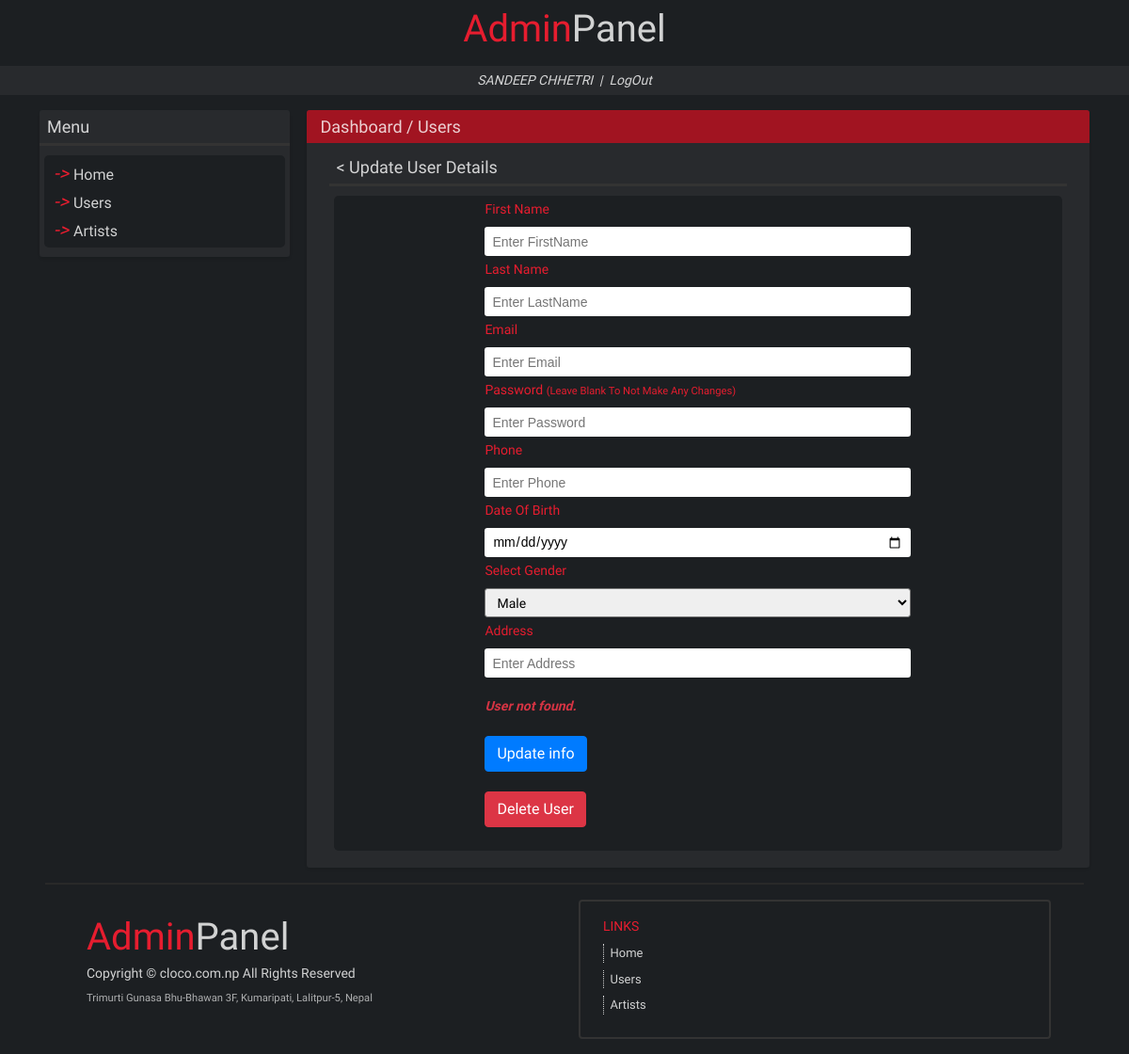
Page /dashboard/users/modifyuser/4/ (signed in) on the earlier database version.
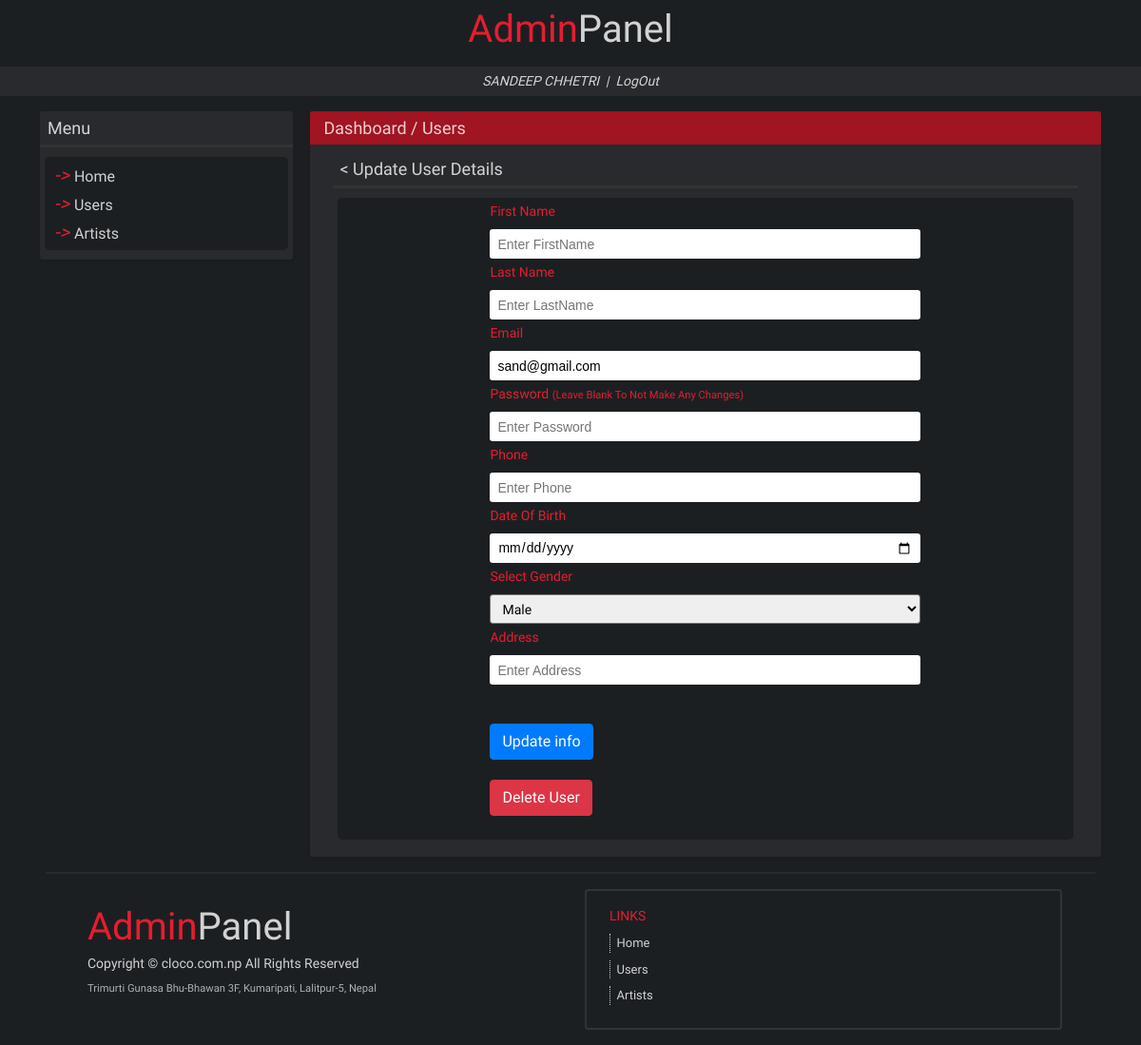
Same page on the later database version.
### accounts/models.py (models this page shows)
class User(AbstractUser):
    GENDER_CHOICES = (
        ('M', 'Male'),
        ('F', 'Female'),
        ('O', 'Other'),
    )
    username = None
    first_name = models.CharField(max_length=20)
    last_name = models.CharField(max_length=20)
    email = models.EmailField(unique=True)
    password = models.CharField(max_length=40)
    phone = models.CharField(max_length=20, unique=True)
    dob = models.DateField(null=True, blank=True)
    gender = models.CharField(max_length=1, choices=GENDER_CHOICES)
    address = models.CharField(max_length=50)
    created_at = models.DateTimeField(auto_now_add=True)
    updated_at = models.DateTimeField(auto_now=True)
    USERNAME_FIELD = 'email'
    REQUIRED_FIELDS = ['phone']
    objects = UserManager()

### musicRecord/usersViews.py (the view)
# urls.py: path('users/modifyuser/<int:pk>/', usersViews.update_user),
def update_user(request, pk=None):
    if not request.user.is_authenticated:
        return redirect('/')
    else:
        if request.method == 'POST':
            try:
                try:
                    page = request.POST.get('page').strip()
                except:
                    page = None
                try:
                    delete = request.POST.get('delete').strip()
                    if delete == 'yes':
                        pk = request.POST.get('pk').strip()
                        user = User.objects.get(pk=int(pk))
                        user.delete()
                        request.session['success'] = 'User deleted successfully.'
                        return redirect('/dashboard/users/modifyuser/')
                except:
                    pass
                pk = request.POST.get('pk').strip()
                print(pk)
                first_name = request.POST.get('first_name').strip()
                last_name = request.POST.get('last_name').strip()
                email = request.POST.get('email').strip()
                password = request.POST.get('password').strip()
                phone = request.POST.get('phone').strip()
                dob = request.POST.get('dob').strip()
                gender = request.POST.get('gender').strip()
                address = request.POST.get('address').strip()
                fields = [first_name, last_name, email, password, phone, dob, gender, address, pk]
                if len(password) < 6 and password != '':
                    return render(request, 'users/updateuser.html',{'user_name':user_name(request), 'error':'Password should be at least 6 characters.', 'page': page, 'fields':fields})
                if list(User.objects.filter(email=email)) != []:
                    if User.objects.filter(email=email)[0].id != int(pk):
                        return render(request, 'users/updateuser.html',{'user_name':user_name(request), 'error':'Email already exists.', 'page': page, 'fields':fields})
                if len(phone) == 0:
                    return render(request, 'users/updateuser.html', {'user_name':user_name(request), 'error':'Phone number cannot be empty.', 'page': page, 'fields':fields})
                if list(User.objects.filter(phone=phone)) != []:
                    if User.objects.filter(phone=phone)[0].id != int(pk):
                        return render(request, 'users/updateuser.html',{'user_name':user_name(request), 'error':'Phone number already exists.', 'page': page, 'fields':fields})
                try:
                    dob = datetime.strptime(dob, '%Y-%m-%d').date()
                    if dob > datetime.now().date():
                        return render(request, 'users/updateuser.html', {'user_name':user_name(request), 'error':'Enter correct date of birth.', 'page': page, 'fields':fields})
                except:
                    return render(request, 'users/updateuser.html', {'user_name':user_name(request), 'error':'Enter correct date of birth.', 'page': page, 'fields':fields})
                user = User.objects.get(pk=int(pk))
                user.email = email
                if password != '':
                    user.set_password(password)
                user.phone = phone
                user.first_name = first_name
                user.last_name = last_name
                user.dob = dob
                user.gender = gender
                user.address = address
                user.save()
                return render(request, 'users/updateuser.html',{'user_name':user_name(request), 'success':'Info Updated Successfully.','page': page, 'fields': fields})
            except:
                page = None
                fields = None
                return render(request, 'users/updateuser.html',{'user_name':user_name(request), 'error':'User not found.','page': page, 'fields': fields})
        else:
            error = ''
            try:
                user = User.objects.get(pk = pk)
                fields = [user.first_name, user.last_name, user.email, '', user.phone, str(user.dob), user.gender, user.address, user.id]
            except:
                user = None
                fields = None
                error = 'User not found.'
            try:
                page = request.GET.get('page')
            except:
                page = None
            return render(request, 'users/updateuser.html', {'user_name':user_name(request), 'user':user, 'page':page, 'fields': fields, 'error': error})

### musicRecord/usersViews.py (called while the page is built)
def user_name(request):
    return request.user.first_name.upper()+' '+request.user.last_name.upper()

### templates/users/updateuser.html (shortened to what the changed rows need)
{% extends 'base.html' %}
{% block content %}
<div class="row mb-3">
    <div class="col-sm-12 col-lg-9 px-4">
        <div class="row main-box">
            <div class="col-12 box-content px-0 px-lg-4">
                <div class="mt-2 pb-2">
                    <div class="col-12 sidebox-menus">
                        <div class="row sidebox-menu py-1">
                            <div class="col-12 p-0 m-0" style="color:#e61d2f;">
                                <div class="d-flex justify-content-center" style="width:100%;">
                                    <div class="forms">
                                        <form action="" method="post" style="width:100%;">
                                            <div class="form-group d-flex flex-column justify-content-center" style="width:100%;">
                                                <label for="first_name">First Name</label>
                                                <input type="text" class="form-control-sm mb-1" id="first_name" name="first_name" placeholder="Enter FirstName" value="{{fields.0}}" required>
                                                <label for="last_name">Last Name</label>
                                                <input type="text" class="form-control-sm mb-1" id="last_name" name="last_name" placeholder="Enter LastName" value="{{fields.1}}" required>
                                                <label for="email">Email</label>
                                                <input type="email" class="form-control-sm mb-1" id="email" name="email" placeholder="Enter Email" value="{{fields.2}}" required>
                                                <label for="password">Password <span class="small">(Leave Blank To Not Make Any Changes)</span></label>
                                                <input type="password" class="form-control-sm mb-1" id="password" name="password" placeholder="Enter Password" value="{{fields.3}}">
                                                <label for="phone">Phone</label>
                                                <input type="tel" class="form-control-sm mb-1" minlength="9" id="phone" name="phone" placeholder="Enter Phone" value="{{fields.4}}" required>
                                                <label for="dob">Date Of Birth</label>
                                                <input type="date" class="form-control-sm mb-1" id="dob" name="dob" value="{{fields.5}}" required>
                                                <label for="gender">Select Gender</label>
                                                <select id="gender" class="form-control-sm mb-1" name="gender" required>
                                                    <option value="M" {% if fields.6 == 'M' %}selected{% endif %}>Male</option>
                                                </select>
                                                <label for="address">Address</label>
                                                <input type="text" class="form-control-sm mb-1" id="address" name="address" placeholder="Enter Address" value="{{fields.7}}" required>
                                            </div>
                                            <div id="message" class="text-danger round p-0" style="opacity: 0.97; font-style: italic; font-weight: bold;">
                                                  {{error}}
                                            </div>
                                            <br>
                                            <button type="submit" class="btn btn-primary">Update info</button>
                                        </form>
                                        <br>
                                        <br>
                                    </div>
                                </div>
                            </div>
                        </div>
                    </div>
                </div>
            </div>
        </div>
    </div>
{% endblock %}

Differences in the rows shown:
added User: email "sand@gmail.com"
Other differences:
{{ error }}: "User not found." → (not shown)
